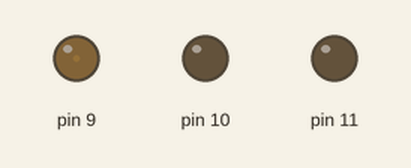
This sketch was run on a simulated Arduino Uno, built with avr-gcc and run on an emulated ATmega328P. On the bench: output pins drawn as LEDs (lit = HIGH).

Above: at 0.05 s.
At 2.15 s:
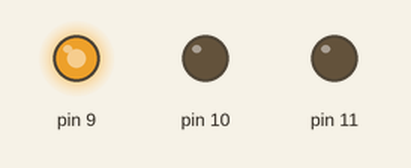
At 3.65 s:
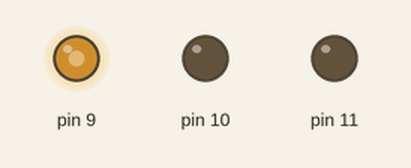
At 7.35 s:
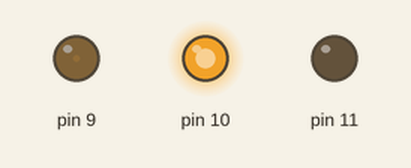
At 11.35 s:
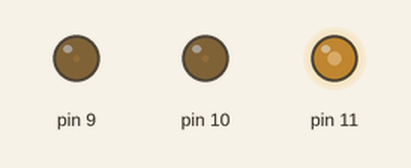
At 14.75 s:
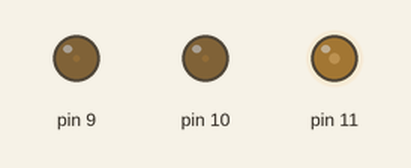
Timing chart, 0 to 19.9 s (numbered marks = the images above):
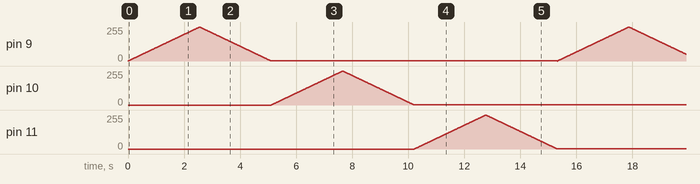

The sketch:

LED_RGB.ino
```cpp
// C++ code
//
void setup()
{
  pinMode(9, OUTPUT);
  pinMode(10, OUTPUT);
  pinMode(11, OUTPUT);
}

void loop()
{
  for(int i=0; i<255; i++){
  analogWrite(9, i);
  delay(10); // Wait for 1000 millisecond(s)
  }

  for(int i=255; i>0; i--){
  analogWrite(9, i);
  delay(10); // Wait for 1000 millisecond(s)
  }

  for(int i=0; i<255; i++){
  analogWrite(10, i);
  delay(10); // Wait for 1000 millisecond(s)
  }

   for(int i=255; i>0; i--){
  analogWrite(10, i);
  delay(10); // Wait for 1000 millisecond(s)
  }

  for(int i=0; i<255; i++){
  analogWrite(11, i);
  delay(10); // Wait for 1000 millisecond(s)
  }

   for(int i=255; i>0; i--){
  analogWrite(11, i);
  delay(10); // Wait for 1000 millisecond(s)
  }

  }
```
